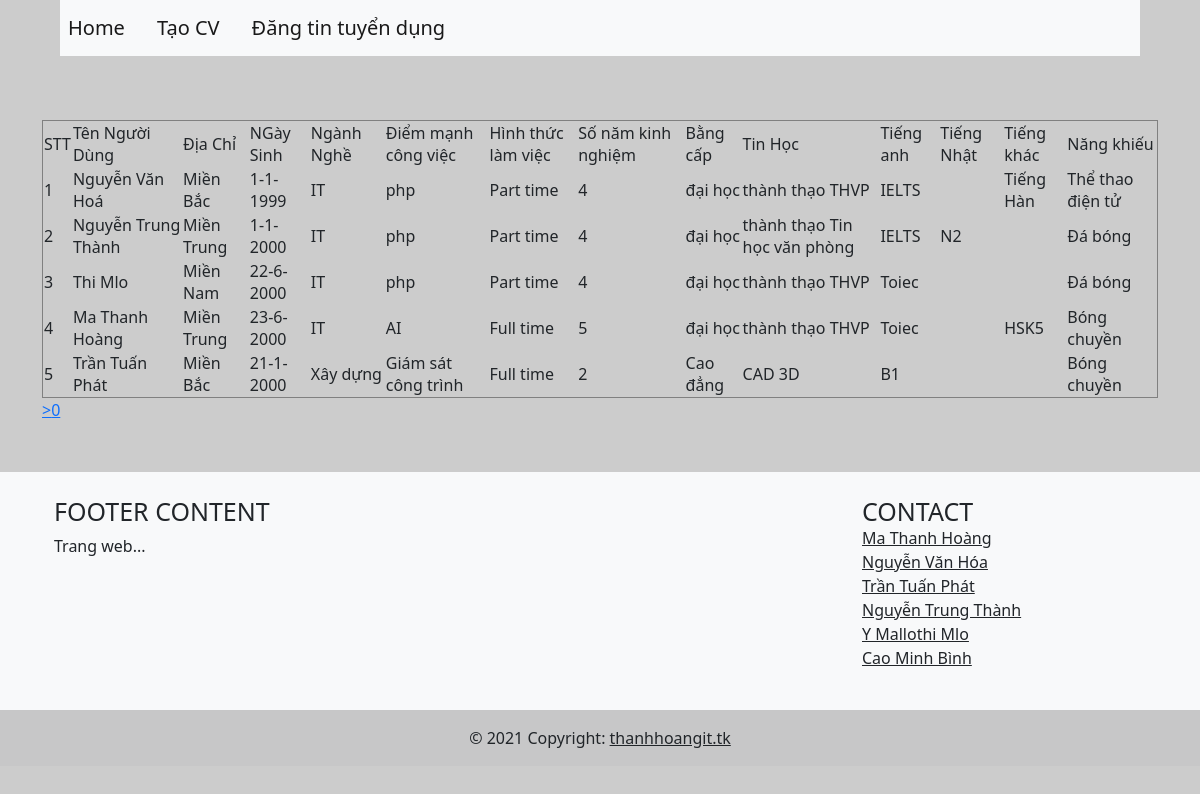
Page /phantrang.php on the committed database.
### tables this page shows
CREATE TABLE IF NOT EXISTS `HOSOCANHAN` (
   `IDTK` NVARCHAR(100)  ,
 `HOVATEN` NVARCHAR(100)   ,
  `DIACHI` NVARCHAR(1000)   ,
  `NGAYSINH` NVARCHAR(100)   ,
  `NGANHNGHE` NVARCHAR(100)   , 
  `DIEMMANHCONGVIEC` NVARCHAR(100),
  `HINHTHUCLAMVIEC` NVARCHAR(100)   , 
  `SONAMKINHNGIEM` NVARCHAR(1000)   ,
  `BANGCAP` NVARCHAR(1000)   ,
    `TINHOC` NVARCHAR(1000)   ,
	  `TIENGANH` NVARCHAR(1000)   ,
	  	  `TIENGNHAT` NVARCHAR(1000)   ,
		  	  `TIENGKHAC` NVARCHAR(1000)  ,
	  `NANGKHIEU` NVARCHAR(100)
);

### phantrang.php (the view, shortened to what this page needs)
<?php include 'inc/header.php'; ?>
<head>
<link rel="stylesheet" href="https://netdna.bootstrapcdn.com/font-awesome/4.0.3/css/font-awesome.min.css" />
	<link href="css/createCV.css" rel="stylesheet" type="text/css" media="all" />
</head>
<div class="menu-top">
    <nav class="navbar navbar-expand-lg navbar-light bg-light">
        <ul class="navbar-nav ">
            <li class="nav-item active ">
                <a class="nav-link active navbar-brand" href="index.php#">Home</a>
            </li>
            <li class="nav-item active " >
                <a class="nav-link active navbar-brand" href="createCV.php">Tạo CV</a>
            </li>
            <li class="nav-item active ">
                <a class="nav-link active navbar-brand" href="createjob.php">Đăng tin tuyển dụng </a>
            </li>
        </ul>
    </nav>
</div>
<div class="container">
<?php
$sdttrang = 15;
if(isset($_GET['trang']))
{
$page = $_GET['trang'];
}
else{
$page = 0;
}
$kn= mysqli_connect("localhost","root","","searchjobs");
mysqli_query($kn,"SET NAMES 'utf8'");
$lenhdem = "select * from hosocanhan";
$kqdd = mysqli_query($kn,$lenhdem) or die ("khong thuc hien duoc lenh sql");
$sodong = mysqli_num_rows($kqdd);
$sotrangdl = $sodong / $sdttrang;
$vtbd = $page * $sdttrang;
$lenhpt = "select * from hosocanhan LIMIT {$vtbd},{$sdttrang}";
$kqpt = mysqli_query($kn,$lenhpt);
echo "<table border='1' align='center'>";
$stt=0;
echo "<tr> <td>STT</td> <td>Tên Người Dùng</td> <td>Địa Chỉ</td> <td>NGày Sinh</td> <td>Ngành Nghề</td> <td>Điểm mạnh công việc</td> <td>Hình thức làm việc</td> <td>Số năm kinh nghiệm</td> <td>Bằng cấp</td> <td>Tin Học</td> <td>Tiếng anh</td> <td>Tiếng Nhật</td> <td>Tiếng khác</td> <td>Năng khiếu</td> </tr>";
while ($dong = mysqli_fetch_array($kqpt)) {
$stt = $stt+1;
echo "<tr> <td>".$stt."</td> <td> ".$dong['HOVATEN']."</td> <td>".$dong['DIACHI']."</td> <td>".$dong['NGAYSINH']."</td> <td>".$dong['NGANHNGHE']."</td>
<td>".$dong['DIEMMANHCONGVIEC']."</td>
<td>".$dong['HINHTHUCLAMVIEC']."</td>
<td>".$dong['SONAMKINHNGIEM']."</td>
<td>".$dong['BANGCAP']."</td>
<td>".$dong['TINHOC']."</td>
<td>".$dong['TIENGANH']."</td>
<td>".$dong['TIENGNHAT']."</td>
<td>".$dong['TIENGKHAC']."</td>
<td>".$dong['NANGKHIEU']."</td>
</tr>";
}
echo "</table>";
for($i = 0 ; $i <= $sotrangdl ; $i++)
{
echo "<a href='phantrang.php?trang=$i'>>$i</a>";
}
?>
</div>
<?php include 'inc/footer.php'; ?>

### inc/header.php (shortened to what this page needs)
<!DOCTYPE html>
<html lang="en" xmlns="http://www.w3.org/1999/xhtml">
<head>
    <link rel="stylesheet" type="text/css" href="css/index.css">
    <link href="https://cdn.jsdelivr.net/npm/bootstrap@5.0.0-beta2/dist/css/bootstrap.min.css" rel="stylesheet">
</head>
<body>

### inc/footer.php
  <div class="footer" style="margin-top: 10px; ">
    <footer class="bg-light text-center text-lg-start">
      <div class="container p-4">
        <div class="row">
          <div class="col-lg-6 col-md-12 mb-4 mb-md-0">
            <h5 class="text-uppercase">Footer Content</h5>
            <p>
              Trang web...
            </p>
          </div>
          <div class="col-lg-3 col-md-6 mb-4 mb-md-0">
            <h5 class="text-uppercase mb-0">Contact</h5>
            <ul class="list-unstyled">
              <li>
                <a href="#!" class="text-dark">Ma Thanh Hoàng</a>
              </li>
              <li>
                <a href="#!" class="text-dark">Nguyễn Văn Hóa</a>
              </li>
              <li>
                <a href="#!" class="text-dark">Trần Tuấn Phát</a>
              </li>
              <li>
                <a href="#!" class="text-dark">Nguyễn Trung Thành</a>
              </li>
              <li>
                <a href="#!" class="text-dark">Y Mallothi Mlo</a>
              </li>
              <li>
                <a href="#!" class="text-dark">Cao Minh Bình</a>
              </li>
            </ul>
          </div>
        </div>
      </div>
      <div class="text-center p-3" style="background-color: rgba(0, 0, 0, 0.2);">
        © 2021 Copyright:
        <a class="text-dark" href="http://thanhhoangit.great-site.net/">thanhhoangit.tk</a>
      </div>
    </footer>
  </div>
</body>
</html>

### css/index.css (style rules this page uses)
body { height: 100%; width: 100%; background-color: #ccc; }
.container { width: 100%; }
.footer { width: 100%; }
.footer .text-uppercase { font-size: 25px; }
.footer .col-lg-3 { margin-left: 250px; }

### css/createCV.css (style rules this page uses)
body { height: 100%; width: 100%; background-color: #ccc; }
.menu-top { height: 70px; width: 90%; margin: 0 auto; }
.container { margin-top: 50px; }

### rows in the picture
hosocanhan: HOVATEN "Nguyễn Văn Hoá", DIACHI "Miền Bắc", NGAYSINH "1-1-1999", NGANHNGHE "IT", DIEMMANHCONGVIEC "php", HINHTHUCLAMVIEC "Part time", SONAMKINHNGIEM "4", BANGCAP "đại học", TINHOC "thành thạo THVP", TIENGANH "IELTS", TIENGKHAC "Tiếng Hàn", NANGKHIEU "Thể thao điện tử"
hosocanhan: HOVATEN "Nguyễn Trung Thành", DIACHI "Miền Trung", NGAYSINH "1-1-2000", NGANHNGHE "IT", DIEMMANHCONGVIEC "php", HINHTHUCLAMVIEC "Part time", SONAMKINHNGIEM "4", BANGCAP "đại học", TINHOC "thành thạo Tin học văn phòng", TIENGANH "IELTS", TIENGNHAT "N2", NANGKHIEU "Đá bóng"
hosocanhan: HOVATEN "Thi Mlo", DIACHI "Miền Nam", NGAYSINH "22-6-2000", NGANHNGHE "IT", DIEMMANHCONGVIEC "php", HINHTHUCLAMVIEC "Part time", SONAMKINHNGIEM "4", BANGCAP "đại học", TINHOC "thành thạo THVP", TIENGANH "Toiec", NANGKHIEU "Đá bóng"
hosocanhan: HOVATEN "Ma Thanh Hoàng", DIACHI "Miền Trung", NGAYSINH "23-6-2000", NGANHNGHE "IT", DIEMMANHCONGVIEC "AI", HINHTHUCLAMVIEC "Full time", SONAMKINHNGIEM "5", BANGCAP "đại học", TINHOC "thành thạo THVP", TIENGANH "Toiec", TIENGKHAC "HSK5", NANGKHIEU "Bóng chuyền"
hosocanhan: HOVATEN "Trần Tuấn Phát", DIACHI "Miền Bắc", NGAYSINH "21-1-2000", NGANHNGHE "Xây dựng", DIEMMANHCONGVIEC "Giám sát công trình", HINHTHUCLAMVIEC "Full time", SONAMKINHNGIEM "2", BANGCAP "Cao đẳng", TINHOC "CAD 3D", TIENGANH "B1", NANGKHIEU "Bóng chuyền"
